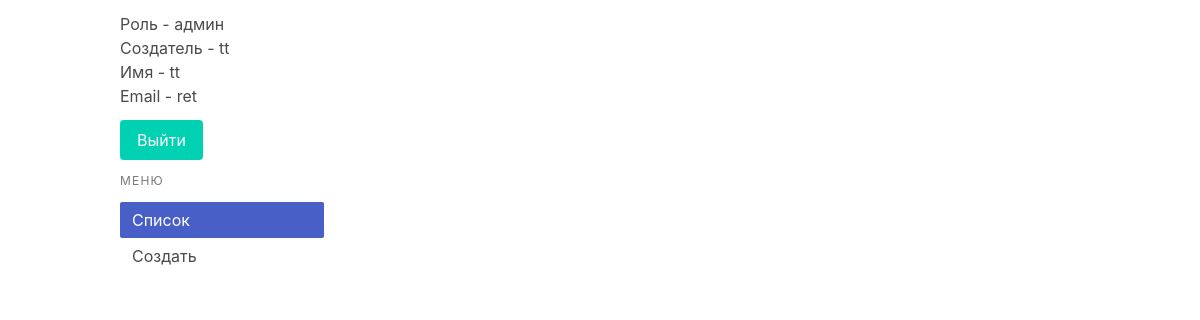
/ (signed in), run on an earlier commit of the app's database.
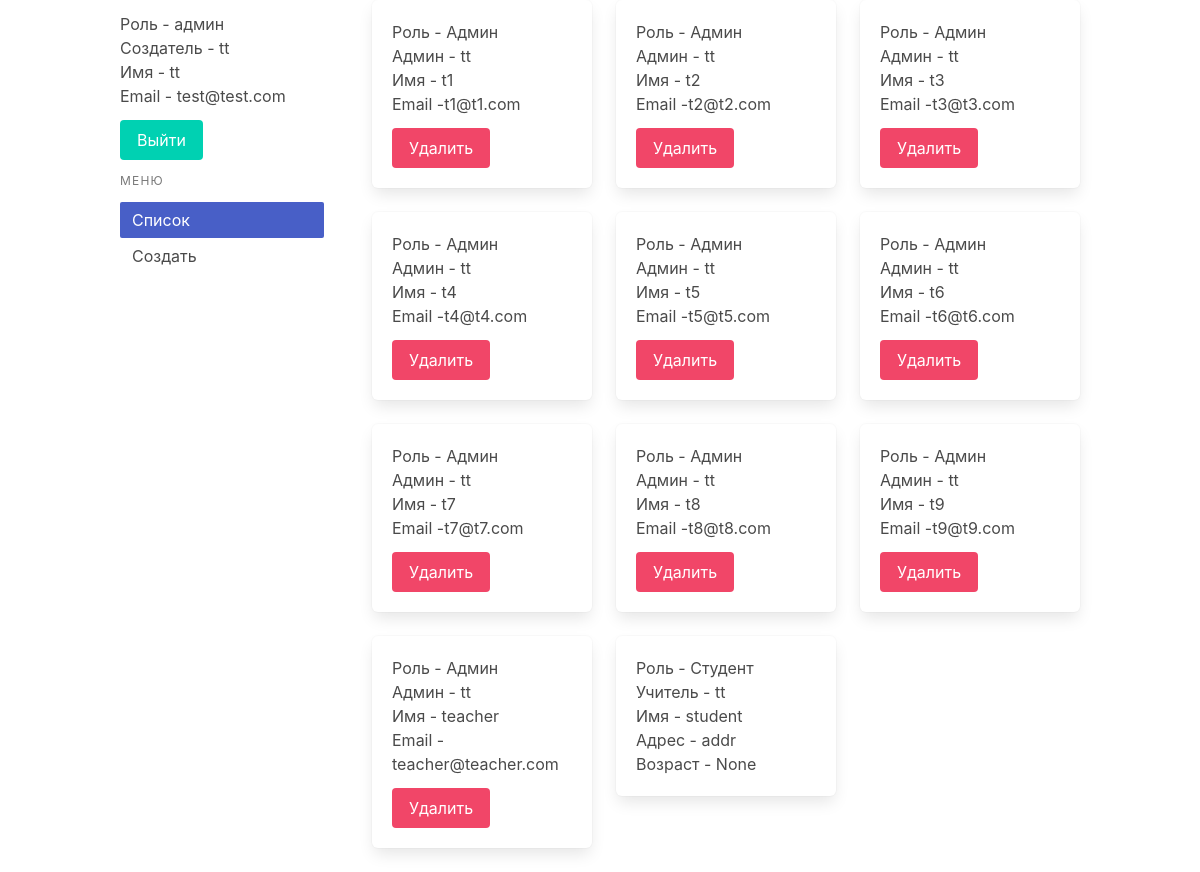
And on a later commit of the database.
### app/models/user.py (models this page shows, shortened)
class User(db.Model, UserMixin):
    id = db.Column(db.Integer, primary_key=True)
    email = db.Column(db.String(120), index=True, unique=True)
    password = db.Column(db.String(128))
    name = db.Column(db.String(64), nullable=False)
    age = db.Column(db.Integer)
    address = db.Column(db.String(150))
    admin_id = db.Column(db.Integer, db.ForeignKey('user.id'))
    parent_admin = db.relationship('User',
                                   primaryjoin=('user.c.id==user.c.admin_id'),
                                   remote_side='User.id',
                                   backref=db.backref('admins'))
    teacher_id = db.Column(db.Integer, db.ForeignKey('user.id'))
    admin = db.relationship('User',
                            primaryjoin=('user.c.id==user.c.teacher_id'),
                            remote_side='User.id',
                            backref=db.backref('teachers'))
    student_id = db.Column(db.Integer, db.ForeignKey('user.id'))
    teacher = db.relationship('User',
                              primaryjoin=('user.c.id==user.c.student_id'),
                              remote_side='User.id',
                              backref=db.backref('students'))

### app/routes/index.py (the view, shortened to what this page needs)
@app.route('/', methods=['GET', 'DELETE'])
@login_required
def index():
    users = []
    if current_user.admin_id is not None:
        users = User.query.filter(
            User.id != current_user.id,
        ).all()
    elif current_user.teacher_id is not None:
        users = User.query.filter(
            User.id != current_user.id,
            User.student_id == current_user.id
        ).all()
    return render_template('pages/index.html', users=users)

### app/models/__init__.py (called while the page is built)
@login.user_loader
def load_user(id):
    return User.query.get(int(id))

### app/templates/pages/index.html (shortened to what this page needs)
{% extends "base.html" %}
{% set current_url = '/' %}
{% block content %}
  <main class='container'>
    <div class='columns is-variable is-6'>
      {% include "partials/_menu.html" %}
      <section class='column'>
        <div class='columns is-multiline'>
          {% for user in users %}
            <div class='column is-4'>
              <div class='box'>
                <div class='field'>
                  {% if user.admin_id is not none %}
                    <p>
                      Роль - Админ
                      <br/>
                      Админ - {{ user.parent_admin.name }}
                    </p>
                    <p>
                      Имя - {{ user.name }}
                    </p>
                    <p>
                      Email -{{ user.email }}
                    </p>
                  {% elif user.student_id is not none %}
                    <p>
                      Роль - Студент
                      <br/>
                      Учитель - {{ user.teacher.name }}
                    </p>
                      <p>
                      Имя - {{ user.name }}
                    </p>
                    <p>
                      Адрес - {{ user.address }}
                    </p>
                    <p>
                      Возраст - {{ user.age }}
                    </p>
                  {% endif %}
                </div>
                {% if (current_user.parent_admin is not none and user.student_id is none) or current_user.admin is not none %}
                <div class='field'>
                  <div class='control'>
                    <button class='button is-danger' data-userid='{{ user.id }}'>
                      Удалить
                    </button>
                  </div>
                </div>
                {% endif %}
              </div>
            </div>
          {% endfor %}
        </div>
      </section>
    </div>
  </main>
{% endblock %}

### app/templates/base.html (shortened to what this page needs)
<!DOCTYPE html>
<html lang="en">
<head>
  <link rel="stylesheet" href="https://cdnjs.cloudflare.com/ajax/libs/bulma/0.7.4/css/bulma.min.css"
 />
  <link rel="stylesheet" href='{{ url_for("static", filename="styles.css") }}' />
</head>
<body>
  {% block content %}
  {% endblock %}
</body>
</html>

### app/templates/partials/_menu.html
<aside class='menu column is-3'>
  <p class='field'>
    <p class='control'>
      {% if current_user.admin_id is not none %}
        Роль - админ
        <br> Создатель -  {{ current_user.parent_admin.name }}
      {% elif current_user.teacher_id is not none %}
        Роль - учитель
        <br> Создатель -  {{ current_user.admin.name }}
      {% endif %}
    </p>
    <p class='control'>
      Имя - {{ current_user.name }}
    </p>
    <p class='control'>
      Email - {{ current_user.email }}
    </p>
  </p>
  <p class='field'>
    <p class='control'>
      <a href='{{ url_for("logout") }}' class='button is-primary'>Выйти</a>
    </p>
  </p>
  <p class='menu-label'>
    Меню
  </p>
  <ul class='menu-list'>
    <li>
      <a href='{{ url_for("index") }}' class='{{ "is-active" if current_url == "/" }}'>Список</a>
    </li>
    <li>
      <a href='{{ url_for("create") }}' class='{{ "is-active" if current_url == "/create" }}'>Создать</a>
    </li>
  </ul>
</aside>

What changed in the data, as far as the page shows it:
changed User: email "ret" → "test@test.com"
added User: parent_admin.name "tt", name "t1", email "t1@t1.com"
added User: parent_admin.name "tt", name "t2", email "t2@t2.com"
added User: parent_admin.name "tt", name "t3", email "t3@t3.com"
added User: parent_admin.name "tt", name "t4", email "t4@t4.com"
added User: parent_admin.name "tt", name "t5", email "t5@t5.com"
added User: parent_admin.name "tt", name "t6", email "t6@t6.com"
added User: parent_admin.name "tt", name "t7", email "t7@t7.com"
added User: parent_admin.name "tt", name "t8", email "t8@t8.com"
added User: parent_admin.name "tt", name "t9", email "t9@t9.com"
added User: parent_admin.name "tt", name "teacher", email "teacher@teacher.com"
added User: teacher.name "tt", name "student", address "addr", age "None"
